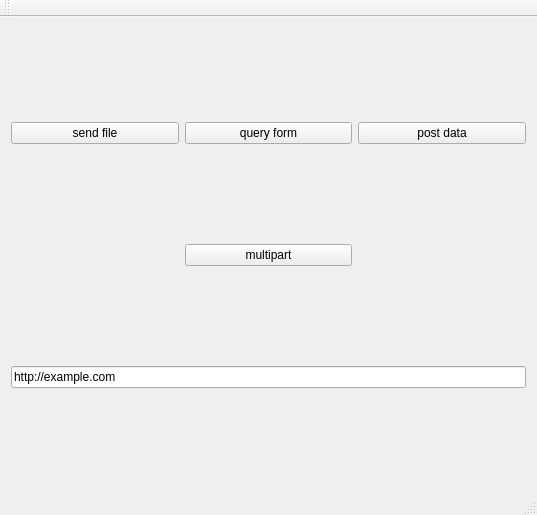
<?xml version="1.0" encoding="UTF-8"?>
<ui version="4.0">
 <class>MainWindow</class>
 <widget class="QMainWindow" name="MainWindow">
  <property name="geometry">
   <rect>
    <x>0</x>
    <y>0</y>
    <width>537</width>
    <height>515</height>
   </rect>
  </property>
  <property name="windowTitle">
   <string>MainWindow</string>
  </property>
  <widget class="QWidget" name="centralWidget">
   <layout class="QGridLayout" name="gridLayout">
    <item row="0" column="0">
     <widget class="QPushButton" name="pushButton">
      <property name="text">
       <string>send file</string>
      </property>
     </widget>
    </item>
    <item row="0" column="1">
     <widget class="QPushButton" name="pushButton_2">
      <property name="text">
       <string>query form</string>
      </property>
     </widget>
    </item>
    <item row="0" column="2">
     <widget class="QPushButton" name="pushButton_3">
      <property name="text">
       <string>post data</string>
      </property>
     </widget>
    </item>
    <item row="1" column="1">
     <widget class="QPushButton" name="pushButton_4">
      <property name="text">
       <string>multipart</string>
      </property>
     </widget>
    </item>
    <item row="2" column="0" colspan="3">
     <widget class="QLineEdit" name="lineEdit">
      <property name="text">
       <string>http://example.com</string>
      </property>
     </widget>
    </item>
   </layout>
  </widget>
  <widget class="QMenuBar" name="menuBar">
   <property name="geometry">
    <rect>
     <x>0</x>
     <y>0</y>
     <width>537</width>
     <height>33</height>
    </rect>
   </property>
  </widget>
  <widget class="QToolBar" name="mainToolBar">
   <attribute name="toolBarArea">
    <enum>TopToolBarArea</enum>
   </attribute>
   <attribute name="toolBarBreak">
    <bool>false</bool>
   </attribute>
  </widget>
  <widget class="QStatusBar" name="statusBar"/>
 </widget>
 <layoutdefault spacing="6" margin="11"/>
 <resources/>
 <connections/>
</ui>
